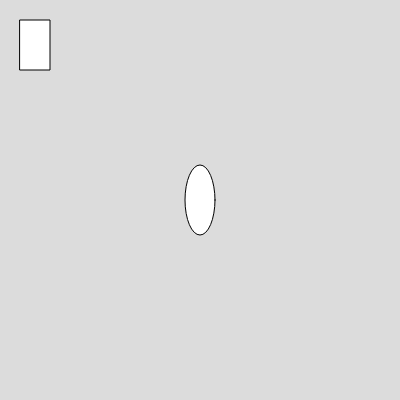
Frame 1 (no input)
Frame 60 (no input): identical to frame 1, image omitted
Frame 120 (the mouse pressed at the canvas centre since frame 60): identical to frame 1, image omitted

The p5.js sketch that drew this single still picture (run headless with seeded random() and noise() and a simulated clock; from frame 60 on, the mouse is pressed at the canvas centre):

// p5.js sketch
// ── sketch.js
function setup() {
  createCanvas(400, 400);
}

function draw() {
  background(220);
  rect(20,20,30,50);
  ellipse(200,200,30,70);

}
